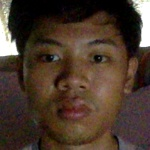
#> input picture Real-time-Face-Recognition-Project-main/face_data/Ralph/1.jpg, 150 x 150 px, given in place of the camera
$ python FINALLYCODE.py
#> lines starting #> are read from the running program, lines starting #| are printed output that depends on the picture
import cv2
import numpy as np
import os
import datetime

# Initialize
cap = cv2.VideoCapture(0)
face_cascade = cv2.CascadeClassifier("haarcascade_frontalface_alt.xml")
recognizer = cv2.face.LBPHFaceRecognizer_create()

# Set the main window
window_name = 'Face Recognition System'
cv2.namedWindow(window_name, cv2.WINDOW_NORMAL)
cv2.setWindowProperty(window_name, cv2.WND_PROP_FULLSCREEN, cv2.WINDOW_NORMAL)

# Storage
if not os.path.exists("registered_faces"):
    os.makedirs("registered_faces")

registered_users = {}
label_user_map = {}
user_label_map = {}
admin_labels = set()
current_label = 0
next_user_id = 1

# Functions
def get_user_details():
    name = input("Enter Name: ")
    age = input("Enter Age: ")
    gender = input("Enter Gender (M/F): ")
    return {"name": name, "age": age, "gender": gender}

# [86 lines left out: functions ask_register_relation, capture_multiple_faces, prepare_training_data, retrain_recognizer, not called in this run]

# ---- MAIN ----

print("\n[System Starting] Please stand in front of the camera...")

# Admin registration
while True:
    ret, frame = cap.read()
#> frame is the input picture: shape (150, 150, 3); mean B, G, R 44.3, 57, 74.2
    if not ret:
        continue

    gray_frame = cv2.cvtColor(frame, cv2.COLOR_BGR2GRAY)
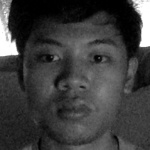
#> gray_frame: shape (150, 150); min 0, max 255, mean 60.7
    gray_frame = cv2.GaussianBlur(gray_frame, (5, 5), 0)
    gray_frame = cv2.equalizeHist(gray_frame)
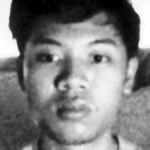
#> gray_frame: shape (150, 150); min 0, max 255, mean 125.9

    faces = face_cascade.detectMultiScale(gray_frame, 1.1, 6, minSize=(90, 90))
#> faces = [[16, 16, 120, 120]]

    if len(faces) == 1:
        print("\n[Admin Registration]")
        details = get_user_details()
#> the answer given: face_data/Ralph/1.jpg
#> (the run stopped early here; a loop or call above may not have finished)
